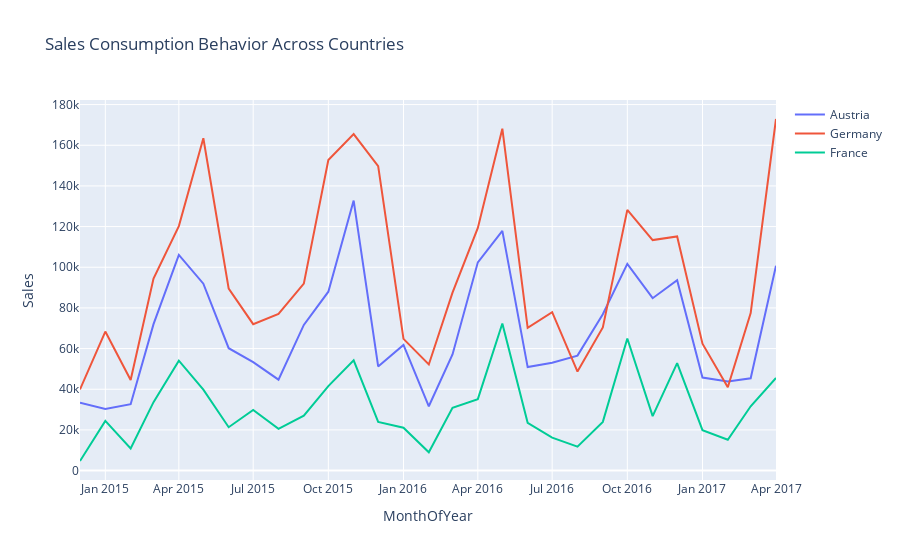

Write notebook code for a chart like this one.
### Markdown cell above
## Time series analysis: Does purchasing behaviur changes accross time?

### Code cell
df['MonthOfYear'] = pd.to_datetime(df['MonthOfYear'], format='%b %Y')
grouped_data = df.groupby(['MonthOfYear', 'country'])['sales'].sum().reset_index()
traces = []
countries = df['country'].unique()
for country in countries:
    country_data = grouped_data[grouped_data['country'] == country]
    trace = go.Scatter(
        x=country_data['MonthOfYear'], 
        y=country_data['sales'], 
        name=country,
        mode='lines'
    )
    traces.append(trace)
layout = go.Layout(
    title='Sales Consumption Behavior Across Countries',
    xaxis=dict(
        title='MonthOfYear',
        rangeslider=dict(visible=False),  
        type='date'
    ),
    yaxis=dict(title='Sales'),
)
fig = go.Figure(data=traces, layout=layout)
fig.update_traces(hovertemplate='Sales: %{y}')
fig.show()

### Figure 1 — Plotly figure (JSON) as saved in the notebook; plotly's stock layout.template omitted (floating-point values rounded to 4 significant figures)
{"data": [{"hovertemplate": "Sales: %{y}", "mode": "lines", "name": "Austria", "type": "scatter", "x": ["2014-12-01T00:00:00", "2015-01-01T00:00:00", "2015-02-01T00:00:00", "2015-03-01T00:00:00", "2015-04-01T00:00:00", "2015-05-01T00:00:00", "2015-06-01T00:00:00", "2015-07-01T00:00:00", "2015-08-01T00:00:00", "2015-09-01T00:00:00", "2015-10-01T00:00:00", "2015-11-01T00:00:00", "2015-12-01T00:00:00", "2016-01-01T00:00:00", "2016-02-01T00:00:00", "2016-03-01T00:00:00", "2016-04-01T00:00:00", "2016-05-01T00:00:00", "2016-06-01T00:00:00", "2016-07-01T00:00:00", "2016-08-01T00:00:00", "2016-09-01T00:00:00", "2016-10-01T00:00:00", "2016-11-01T00:00:00", "2016-12-01T00:00:00", "2017-01-01T00:00:00", "2017-02-01T00:00:00", "2017-03-01T00:00:00", "2017-04-01T00:00:00"], "y": [33350, 30360, 32680, 72040, 106040, 91940, 60180, 53330, 44720, 71640, 87980, 132790, 51250, 61770, 31630, 57100, 102420, 117890, 50900, 53070, 56550, 76940, 101640, 84780, 93600, 45740, 43780, 45410, 100780]}, {"hovertemplate": "Sales: %{y}", "mode": "lines", "name": "Germany", "type": "scatter", "x": ["2014-12-01T00:00:00", "2015-01-01T00:00:00", "2015-02-01T00:00:00", "2015-03-01T00:00:00", "2015-04-01T00:00:00", "2015-05-01T00:00:00", "2015-06-01T00:00:00", "2015-07-01T00:00:00", "2015-08-01T00:00:00", "2015-09-01T00:00:00", "2015-10-01T00:00:00", "2015-11-01T00:00:00", "2015-12-01T00:00:00", "2016-01-01T00:00:00", "2016-02-01T00:00:00", "2016-03-01T00:00:00", "2016-04-01T00:00:00", "2016-05-01T00:00:00", "2016-06-01T00:00:00", "2016-07-01T00:00:00", "2016-08-01T00:00:00", "2016-09-01T00:00:00", "2016-10-01T00:00:00", "2016-11-01T00:00:00", "2016-12-01T00:00:00", "2017-01-01T00:00:00", "2017-02-01T00:00:00", "2017-03-01T00:00:00", "2017-04-01T00:00:00"], "y": [39940, 68380, 44520, 94480, 120230, 163450, 89510, 72010, 77030, 91930, 152750, 165490, 149690, 64770, 52200, 87490, 119350, 168150, 70180, 77920, 48680, 70430, 128240, 113350, 115170, 62380, 41010, 77480, 172910]}, {"hovertemplate": "Sales: %{y}", "mode": "lines", "name": "France", "type": "scatter", "x": ["2014-12-01T00:00:00", "2015-01-01T00:00:00", "2015-02-01T00:00:00", "2015-03-01T00:00:00", "2015-04-01T00:00:00", "2015-05-01T00:00:00", "2015-06-01T00:00:00", "2015-07-01T00:00:00", "2015-08-01T00:00:00", "2015-09-01T00:00:00", "2015-10-01T00:00:00", "2015-11-01T00:00:00", "2015-12-01T00:00:00", "2016-01-01T00:00:00", "2016-02-01T00:00:00", "2016-03-01T00:00:00", "2016-04-01T00:00:00", "2016-05-01T00:00:00", "2016-06-01T00:00:00", "2016-07-01T00:00:00", "2016-08-01T00:00:00", "2016-09-01T00:00:00", "2016-10-01T00:00:00", "2016-11-01T00:00:00", "2016-12-01T00:00:00", "2017-01-01T00:00:00", "2017-02-01T00:00:00", "2017-03-01T00:00:00", "2017-04-01T00:00:00"], "y": [4720, 24430, 10900, 33660, 54040, 39840, 21340, 29830, 20540, 27030, 41550, 54240, 23940, 21100, 9000, 30840, 35140, 72370, 23470, 16230, 11770, 23970, 64950, 26810, 52870, 19880, 15150, 31630, 45520]}], "layout": {"autosize": true, "title": {"text": "Sales Consumption Behavior Across Countries"}, "xaxis": {"autorange": true, "range": ["2014-12-01", "2017-04-01"], "rangeslider": {"visible": false, "yaxis": {}}, "title": {"text": "MonthOfYear"}, "type": "date"}, "yaxis": {"autorange": true, "range": [-4624.0, 182300.0], "title": {"text": "Sales"}, "type": "linear"}}}
